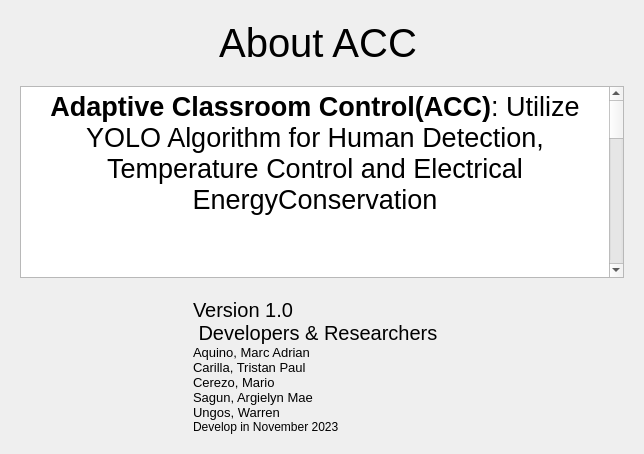
         <widget class="QWidget" name="infopage">
          <layout class="QGridLayout" name="gridLayout_13">
           <property name="leftMargin">
            <number>0</number>
           </property>
           <property name="topMargin">
            <number>20</number>
           </property>
           <property name="rightMargin">
            <number>0</number>
           </property>
           <property name="bottomMargin">
            <number>20</number>
           </property>
           <property name="horizontalSpacing">
            <number>0</number>
           </property>
           <property name="verticalSpacing">
            <number>20</number>
           </property>
           <item row="0" column="1">
            <spacer name="horizontalSpacer_5">
             <property name="orientation">
              <enum>Qt::Horizontal</enum>
             </property>
             <property name="sizeHint" stdset="0">
              <size>
               <width>173</width>
               <height>20</height>
              </size>
             </property>
            </spacer>
           </item>
           <item row="4" column="2" colspan="2">
            <layout class="QVBoxLayout" name="verticalLayout_17">
             <property name="spacing">
              <number>0</number>
             </property>
             <item>
              <layout class="QHBoxLayout" name="horizontalLayout_19">
               <property name="spacing">
                <number>0</number>
               </property>
               <item>
                <layout class="QVBoxLayout" name="verticalLayout_16">
                 <property name="spacing">
                  <number>0</number>
                 </property>
                 <item>
                  <widget class="QLabel" name="label_26">
                   <property name="font">
                    <font>
                     <pointsize>15</pointsize>
                    </font>
                   </property>
                   <property name="text">
                    <string>Version 1.0
 Developers &amp; Researchers</string>
                   </property>
                  </widget>
                 </item>
                 <item>
                  <widget class="QLabel" name="label_27">
                   <property name="font">
                    <font>
                     <pointsize>10</pointsize>
                    </font>
                   </property>
                   <property name="text">
                    <string>Aquino, Marc Adrian
Carilla, Tristan Paul
Cerezo, Mario
Sagun, Argielyn Mae
Ungos, Warren</string>
                   </property>
                  </widget>
                 </item>
                 <item>
                  <widget class="QLabel" name="label_28">
                   <property name="text">
                    <string>Develop in November 2023</string>
                   </property>
                  </widget>
                 </item>
                </layout>
               </item>
              </layout>
             </item>
            </layout>
           </item>
           <item row="0" column="2">
            <widget class="QLabel" name="label_22">
             <property name="minimumSize">
              <size>
               <width>250</width>
               <height>0</height>
              </size>
             </property>
             <property name="maximumSize">
              <size>
               <width>250</width>
               <height>70</height>
              </size>
             </property>
             <property name="font">
              <font>
               <pointsize>30</pointsize>
              </font>
             </property>
             <property name="text">
              <string>About ACC</string>
             </property>
             <property name="alignment">
              <set>Qt::AlignCenter</set>
             </property>
            </widget>
           </item>
           <item row="1" column="1" rowspan="3" colspan="4">
            <widget class="QTextBrowser" name="textBrowser">
             <property name="maximumSize">
              <size>
               <width>1500</width>
               <height>1500</height>
              </size>
             </property>
             <property name="html">
              <string>&lt;!DOCTYPE HTML PUBLIC &quot;-//W3C//DTD HTML 4.0//EN&quot; &quot;http://www.w3.org/TR/REC-html40/strict.dtd&quot;&gt;
&lt;html&gt;&lt;head&gt;&lt;meta name=&quot;qrichtext&quot; content=&quot;1&quot; /&gt;&lt;style type=&quot;text/css&quot;&gt;
p, li { white-space: pre-wrap; }
&lt;/style&gt;&lt;/head&gt;&lt;body style=&quot; font-family:'MS Shell Dlg 2'; font-size:8.25pt; font-weight:400; font-style:normal;&quot;&gt;
&lt;p align=&quot;center&quot; style=&quot; margin-top:0px; margin-bottom:0px; margin-left:0px; margin-right:0px; -qt-block-indent:0; text-indent:0px;&quot;&gt;&lt;span style=&quot; font-size:20pt; font-weight:600;&quot;&gt;Adaptive Classroom Control(ACC)&lt;/span&gt;&lt;span style=&quot; font-size:20pt;&quot;&gt;: Utilize YOLO Algorithm for Human Detection, Temperature Control and Electrical EnergyConservation&lt;/span&gt;&lt;/p&gt;
&lt;p align=&quot;center&quot; style=&quot;-qt-paragraph-type:empty; margin-top:0px; margin-bottom:0px; margin-left:0px; margin-right:0px; -qt-block-indent:0; text-indent:0px; font-size:20pt;&quot;&gt;&lt;br /&gt;&lt;/p&gt;
&lt;p style=&quot;-qt-paragraph-type:empty; margin-top:0px; margin-bottom:0px; margin-left:0px; margin-right:0px; -qt-block-indent:0; text-indent:0px; font-size:20pt;&quot;&gt;&lt;br /&gt;&lt;/p&gt;
&lt;p align=&quot;justify&quot; style=&quot; margin-top:0px; margin-bottom:0px; margin-left:0px; margin-right:0px; -qt-block-indent:0; text-indent:0px;&quot;&gt;&lt;span style=&quot; font-size:20pt;&quot;&gt;Adaptive Classroom Control (ACC), also known as ACC, is a cutting-edge system designed to create a smarter and more efficient classroom environment. ACC seamlessly integrates with various devices, such as air conditioners, electric fans, and lights, to dynamically respond to the presence of people and the temperature inside the room. The goal is to optimize energy usage and create a comfortable learning space.&lt;/span&gt;&lt;/p&gt;
&lt;p align=&quot;justify&quot; style=&quot;-qt-paragraph-type:empty; margin-top:0px; margin-bottom:0px; margin-left:0px; margin-right:0px; -qt-block-indent:0; text-indent:0px; font-size:20pt;&quot;&gt;&lt;br /&gt;&lt;/p&gt;
&lt;p align=&quot;justify&quot; style=&quot;-qt-paragraph-type:empty; margin-top:0px; margin-bottom:0px; margin-left:0px; margin-right:0px; -qt-block-indent:0; text-indent:0px; font-size:20pt;&quot;&gt;&lt;br /&gt;&lt;/p&gt;
&lt;p align=&quot;justify&quot; style=&quot; margin-top:0px; margin-bottom:0px; margin-left:0px; margin-right:0px; -qt-block-indent:0; text-indent:0px;&quot;&gt;&lt;span style=&quot; font-size:20pt;&quot;&gt;Future DevelopmentsWe are committed to enhancing ACC to meet the evolving needs of educational environments. Planned future developments include:Integration with Smart Devices: Extend compatibility to include more smart devices for a fully connected classroom experience.Customization Options: Allow users to customize ACC settings to align with specific preferences and classroom requirements.&lt;/span&gt;&lt;/p&gt;&lt;/body&gt;&lt;/html&gt;</string>
             </property>
            </widget>
           </item>
           <item row="4" column="1">
            <spacer name="horizontalSpacer_9">
             <property name="orientation">
              <enum>Qt::Horizontal</enum>
             </property>
             <property name="sizeHint" stdset="0">
              <size>
               <width>173</width>
               <height>20</height>
              </size>
             </property>
            </spacer>
           </item>
           <item row="0" column="3" colspan="2">
            <spacer name="horizontalSpacer_6">
             <property name="orientation">
              <enum>Qt::Horizontal</enum>
             </property>
             <property name="sizeHint" stdset="0">
              <size>
               <width>181</width>
               <height>20</height>
              </size>
             </property>
            </spacer>
           </item>
           <item row="4" column="4">
            <spacer name="horizontalSpacer_10">
             <property name="orientation">
              <enum>Qt::Horizontal</enum>
             </property>
             <property name="sizeHint" stdset="0">
              <size>
               <width>174</width>
               <height>20</height>
              </size>
             </property>
            </spacer>
           </item>
           <item row="2" column="0">
            <spacer name="horizontalSpacer_12">
             <property name="orientation">
              <enum>Qt::Horizontal</enum>
             </property>
             <property name="sizeHint" stdset="0">
              <size>
               <width>20</width>
               <height>20</height>
              </size>
             </property>
            </spacer>
           </item>
           <item row="2" column="5">
            <spacer name="horizontalSpacer_11">
             <property name="orientation">
              <enum>Qt::Horizontal</enum>
             </property>
             <property name="sizeHint" stdset="0">
              <size>
               <width>20</width>
               <height>20</height>
              </size>
             </property>
            </spacer>
           </item>
          </layout>
         </widget>
